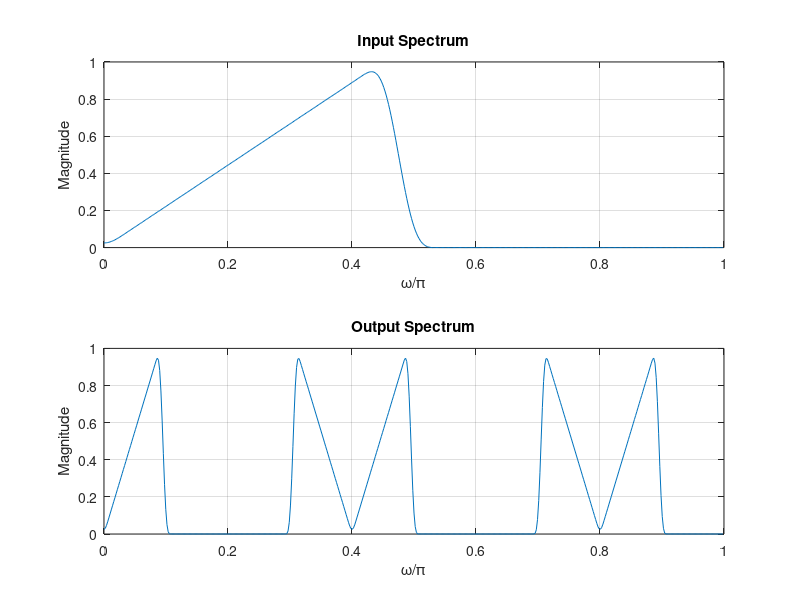

Here is the MATLAB script that generated this plot:
% Up_Sampler_freq.m
clf;
% Effect of Up-sampling in the Frequency Domain
freq = [0 0.45 0.5 1]; mag = [0 1 0 0];
% Use fir2 to create a bandlimited input sequence
x = fir2(99, freq, mag);
% Evaluate and plot the input spectrum
[Xz, w] = freqz(x, 1, 512);
subplot(2,1,1);
plot(w/pi, abs(Xz)); axis([0 1 0 1]); grid
xlabel('\omega/\pi'); ylabel('Magnitude');
title('Input Spectrum');
subplot(2,1,2);
% Generate the up-sampled sequence
L = input('Type in the up-sampling factor = ');
y = zeros(1, L*length(x));
y([1: L: length(y)]) = x;
% Evaluate and plot the output spectrum
[Yz, w] = freqz(y, 1, 512);
plot(w/pi, abs(Yz)); axis([0 1 0 1]); grid
xlabel('\omega/\pi'); ylabel('Magnitude');
title('Output Spectrum');
